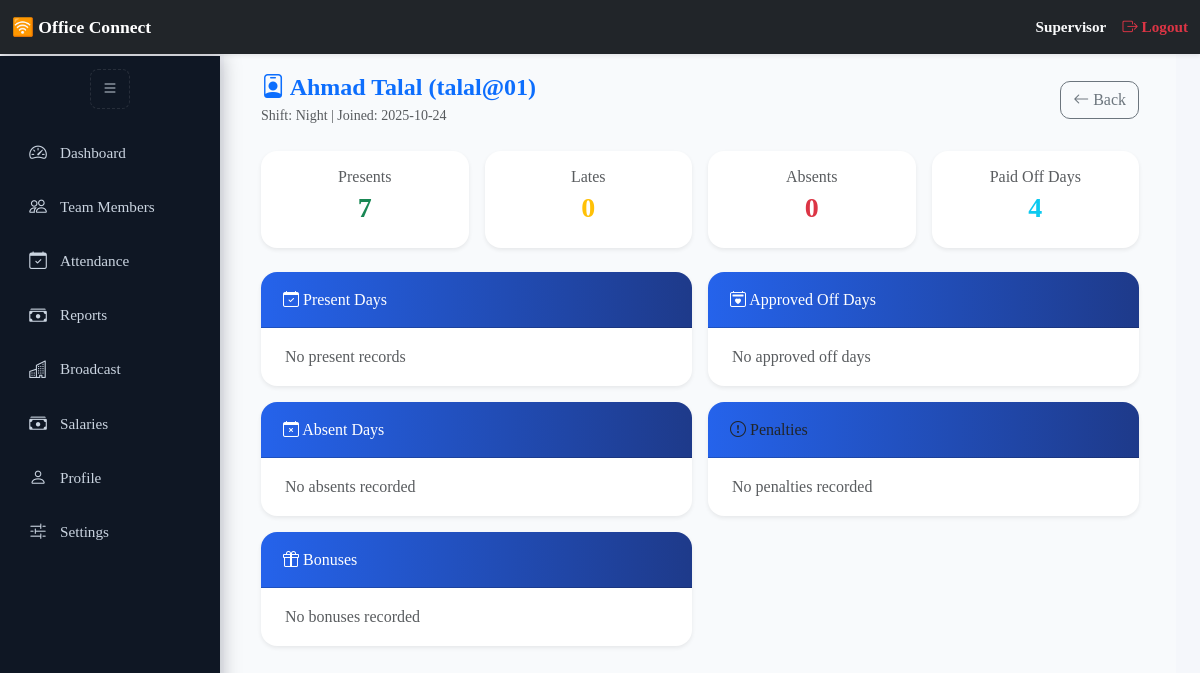
The app's page /supervisor/user/2 (signed in) with its own data.
### app/models.py (models this page shows, shortened)
class User(db.Model, UserMixin):
    __tablename__ = 'users'
    id = db.Column(db.Integer, primary_key=True)
    first_name = db.Column(db.String(50), nullable=True)
    last_name = db.Column(db.String(50), nullable=True)
    username = db.Column(db.String(64), unique=True, nullable=False)
    email = db.Column(db.String(120), unique=True)
    password_hash = db.Column(db.String(128), nullable=False)
    shift = db.Column(db.String(20), nullable=True)
    role = db.Column(db.String(20), nullable=False, default='agent')
    cnic = db.Column(db.String(20), nullable=True)
    company_id = db.Column(db.Integer, db.ForeignKey('companies.id'))
    company = db.relationship('Company', back_populates='users')
    salary = db.Column(db.Float, nullable=True, default=0.0)
    is_active_db = db.Column(db.Boolean, default=True)
    created_at = db.Column(db.DateTime, default=datetime.utcnow)
    travel_allowance_eligible = db.Column(db.Boolean, default=False)
    travel_allowance_amount = db.Column(db.Integer, nullable=True)
    father_name = db.Column(db.String(100), nullable=True)
    current_address = db.Column(db.String(255), nullable=True)
    permanent_address = db.Column(db.String(255), nullable=True)
    contact_number = db.Column(db.String(20), nullable=True)
    emergency_contact = db.Column(db.String(20), nullable=True)
    whatsapp_number = db.Column(db.String(20), nullable=True)
    blood_group = db.Column(db.String(10), nullable=True)
    resume_path = db.Column(db.String(255), nullable=True)  # Path to uploaded CV
    profile_picture = db.Column(db.String(255), nullable=True)
    cnic_front = db.Column(db.String(255), nullable=True)
    cnic_back = db.Column(db.String(255), nullable=True)
    guardian_cnic_front = db.Column(db.String(255), nullable=True)
    guardian_cnic_back = db.Column(db.String(255), nullable=True)
    profile_locked = db.Column(db.Boolean, default=False)
    penalties = db.relationship('Penalty', backref='user', foreign_keys='Penalty.user_id', lazy=True)
    marked_penalties = db.relationship('Penalty', backref='marker', foreign_keys='Penalty.marked_by', lazy=True)
    clearances = db.relationship('Clearance', backref='user', foreign_keys='Clearance.user_id', lazy=True)
    marked_clearances = db.relationship('Clearance', backref='marker', foreign_keys='Clearance.marked_by', lazy=True)
    @property
    def is_active(self):
        if self.username.lower() == "admin":
            return True
        return self.is_active_db
    def user_full_name(self):
        return f"{self.first_name or ''} {self.last_name or ''}".strip()

### app/routes/supervisor_routes.py (the view)
@supervisor_bp.route('/user/<int:user_id>')
@login_required
def user_details(user_id):
    if current_user.role != 'supervisor':
        abort(403)
    from datetime import datetime
    import calendar
    user = User.query.filter_by(
        id=user_id,
        company_id=current_user.company_id,
        shift=current_user.shift
    ).first_or_404()
    month_str = request.args.get("month")
    if month_str:
        try:
            selected_month = datetime.strptime(month_str, "%Y-%m")
        except ValueError:
            selected_month = datetime.now()
    else:
        selected_month = datetime.now()
    year = selected_month.year
    month = selected_month.month
    total_days = calendar.monthrange(year, month)[1]
    start_date = datetime(year, month, 1)
    end_date = datetime(year, month, total_days)
    records = Attendance.query.filter(
        Attendance.user_id == user.id,
        Attendance.date.between(start_date, end_date)
    ).all()
    presents = sum(1 for r in records if r.status.lower() == 'present')
    absents = sum(1 for r in records if r.status.lower() == 'absent')
    lates = sum(1 for r in records if r.is_late)
    late_penalty = lates * 400
    paid_offs = 4
    penalties = (
        Penalty.query.filter(
            Penalty.user_id == user.id,
            Penalty.created_at.between(start_date, end_date)
        ).all()
    )
    total_penalties = sum(p.amount for p in penalties)
    total_bonuses = sum(i.increment_amount for i in user.increments if i.increment_amount > 0)
    travel_allowance = 5000 if user.travel_allowance_eligible else 0
    per_day_salary = (user.salary or 0) / total_days
    salary_for_presents = per_day_salary * presents
    salary_for_offs = per_day_salary * paid_offs
    net_salary = (
        salary_for_presents
        - late_penalty
        - total_penalties
        + salary_for_offs
        + total_bonuses
        + travel_allowance
    )
    absent_dates = [r.date for r in records if r.status.lower() == 'absent']
    off_dates = []  # Future enhancement
    filled_fields = sum(
        1 for f in [
            user.first_name, user.last_name, user.father_name, user.contact_number,
            user.current_address, user.permanent_address, user.whatsapp_number,
            user.blood_group, user.profile_picture, user.cnic_front, user.cnic_back
        ] if f
    )
    total_fields = 10
    profile_completion = int((filled_fields / total_fields) * 100)
    return render_template(
        'supervisor/user_details.html',
        user=user,
        presents=presents,
        lates=lates,
        absents=absents,
        late_penalty=late_penalty,
        penalties=total_penalties,
        bonuses=total_bonuses,
        travel_allowance=travel_allowance,
        net_salary=net_salary,
        per_day_salary=per_day_salary,
        salary_for_presents=salary_for_presents,
        salary_for_offs=salary_for_offs,
        total_days=total_days,
        absent_dates=absent_dates,
        off_dates=off_dates,
        penalties_list=penalties,
        month_name=selected_month.strftime("%B %Y"),
        month_value=selected_month.strftime("%Y-%m"),
        profile_completion=profile_completion
    )

### app/routes/auth_routes.py (called while the page is built)
@login_manager.user_loader
def load_user(user_id):
    return User.query.get(int(user_id))

### app/templates/supervisor/user_details.html (shortened to what this page needs)
{% extends "dashboard_base.html" %}
{% block dashboard_content %}
<div class="container-fluid py-3">
    <div class="d-flex justify-content-between align-items-center mb-4">
        <div>
            <h4 class="fw-bold text-primary mb-0">
                <i class="bi bi-person-badge"></i> {{ user.user_full_name() }} ({{ user.username }})
            </h4>
            <small class="text-muted">Shift: {{ user.shift | capitalize }} | Joined: {{ user.created_at.strftime('%Y-%m-%d') }}</small>
        </div>
        <a href="{{ url_for('supervisor.team_members') }}" class="btn btn-outline-secondary">
            <i class="bi bi-arrow-left"></i> Back
        </a>
    </div>
    <div class="row g-3 mb-4">
        <div class="col-6 col-md-3">
            <div class="card text-center border-success shadow-sm">
                <div class="card-body">
                    <h6 class="text-muted mb-1">Presents</h6>
                    <h3 class="text-success fw-bold">{{ presents }}</h3>
                </div>
            </div>
        </div>
        <div class="col-6 col-md-3">
            <div class="card text-center border-warning shadow-sm">
                <div class="card-body">
                <h6 class="text-muted mb-1">Lates</h6>
                <h3 class="text-warning fw-bold">{{ lates }}</h3>
                </div>
            </div>
        </div>
        <div class="col-6 col-md-3">
            <div class="card text-center border-danger shadow-sm">
                <div class="card-body">
                    <h6 class="text-muted mb-1">Absents</h6>
                    <h3 class="text-danger fw-bold">{{ absents }}</h3>
                </div>
            </div>
        </div>
        <div class="col-6 col-md-3">
            <div class="card text-center border-info shadow-sm">
                <div class="card-body">
                    <h6 class="text-muted mb-1">Paid Off Days</h6>
                    <h3 class="text-info fw-bold">{{ off_days or 4 }}</h3>
                </div>
            </div>
        </div>
    </div>
    <div class="row g-3">
        <div class="col-md-6">
            <div class="card shadow-sm">
                <div class="card-header bg-success text-white">
                    <h6 class="mb-0"><i class="bi bi-calendar-check"></i> Present Days</h6>
                </div>
                <div class="card-body p-2">
                    <ul class="list-group list-group-flush">
                        {% for record in attendance_records if record.status == 'Present' %}
                            <li class="list-group-item">{{ record.date.strftime('%Y-%m-%d') }}</li>
                        {% else %}
                            <li class="list-group-item text-muted">No present records</li>
                        {% endfor %}
                    </ul>
                </div>
            </div>
        </div>
        <div class="col-md-6">
            <div class="card shadow-sm">
                <div class="card-header bg-secondary text-white">
                    <h6 class="mb-0"><i class="bi bi-calendar2-heart"></i> Approved Off Days</h6>
                </div>
                <div class="card-body p-2">
                    <ul class="list-group list-group-flush">
                        {% for d in off_dates %}
                            <li class="list-group-item bg-light text-muted">{{ d.strftime('%Y-%m-%d') }}</li>
                        {% else %}
                            <li class="list-group-item text-muted">No approved off days</li>
                        {% endfor %}
                    </ul>
                </div>
            </div>
        </div>
        <div class="col-md-6">
            <div class="card shadow-sm">
                <div class="card-header bg-danger text-white">
                    <h6 class="mb-0"><i class="bi bi-calendar-x"></i> Absent Days</h6>
                </div>
                <div class="card-body p-2">
                    <ul class="list-group list-group-flush">
                        {% for d in absent_dates %}
                            <li class="list-group-item">{{ d.strftime('%Y-%m-%d') }}</li>
                        {% else %}
                            <li class="list-group-item text-muted">No absents recorded</li>
                        {% endfor %}
                    </ul>
                </div>
            </div>
        </div>
        <div class="col-md-6">
            <div class="card shadow-sm">
                <div class="card-header bg-warning text-dark">
                    <h6 class="mb-0"><i class="bi bi-exclamation-circle"></i> Penalties</h6>
                </div>
                <div class="card-body p-2">
                    <ul class="list-group list-group-flush">
                        {% for i in user.increments if i.increment_amount < 0 %}
                            <li class="list-group-item d-flex justify-content-between">
                                <span>{{ i.reason or 'Penalty' }}</span>
                                <span class="text-danger">PKR {{ "{:,.2f}".format(i.increment_amount | abs) }}</span>
                            </li>
                        {% else %}
                            <li class="list-group-item text-muted">No penalties recorded</li>
                        {% endfor %}
                    </ul>
                </div>
            </div>
        </div>
        <div class="col-md-6">
            <div class="card shadow-sm">
                <div class="card-header bg-info text-white">
                    <h6 class="mb-0"><i class="bi bi-gift"></i> Bonuses</h6>
                </div>
                <div class="card-body p-2">
                    <ul class="list-group list-group-flush">
                        {% for i in user.increments if i.increment_amount > 0 %}
                            <li class="list-group-item d-flex justify-content-between">
                                <span>{{ i.reason or 'Bonus' }}</span>
                                <span class="text-success">PKR {{ "{:,.2f}".format(i.increment_amount) }}</span>
                            </li>
                        {% else %}
                            <li class="list-group-item text-muted">No bonuses recorded</li>
                        {% endfor %}
                    </ul>
                </div>
            </div>
        </div>
    </div>
</div>
{% endblock %}

### app/templates/partials/navbar.html (shortened to what this page needs)
<nav class="navbar navbar-dark bg-dark fixed-top shadow-sm py-2">
  <div class="container-fluid d-flex justify-content-between align-items-center">
    <div class="d-flex align-items-center">
      <a class="navbar-brand fw-semibold" href="/">🛜 Office Connect</a>
    </div>
    <div class="d-flex align-items-center flex-wrap text-end">
      <span class="text-light me-3 fw-semibold">{{ current_user.role|capitalize }}</span>
      <a class="nav-link text-danger fw-semibold d-flex align-items-center" href="{{ url_for('auth.logout') }}">
        <i class="bi bi-box-arrow-right"></i> Logout
      </a>
    </div>
  </div>
</nav>

### app/templates/base.html (style rules this page uses)
html, body { width: 100%; height: 100%; margin: 0; padding: 0; overflow-x: hidden; background-color: #f5f7fb; font-family: 'Times New Roman', Times, serif !important; color: #1f2937; line-height: 1.6; scroll-behavior: smooth; }
:root { --primary: #2563eb; --primary-dark: #1e3a8a; --accent: #16a34a; --card-bg: #ffffff; --muted: #64748b; --shadow-sm: 0 4px 10px rgba(0, 0, 0, 0.05); --shadow-md: 0 8px 20px rgba(0, 0, 0, 0.1); --bubble-hover: 0 8px 20px rgba(37, 99, 235, 0.12); }
.card { border: none; border-radius: 16px; background: var(--card-bg); box-shadow: var(--shadow-sm); transition: transform 0.3s ease, box-shadow 0.3s ease; overflow: hidden; max-width: 100%; }
.card-header { background: linear-gradient(90deg, var(--primary), var(--primary-dark)); color: #fff; border-radius: 16px 16px 0 0; padding: 18px 22px; font-weight: 600; display: flex; align-items: center; justify-content: space-between; gap: 10px; flex-wrap: wrap; width: 100%; }
.btn { border-radius: 10px; font-family: 'Times New Roman', Times, serif; transition: all 0.25s ease; white-space: nowrap; }
body { padding-top: 56px; }

### app/templates/partials/navbar.html (style rules this page uses)
.navbar { font-family: 'Times New Roman', Times, serif; transition: all 0.3s ease; z-index: 1050; }
.navbar .navbar-brand { font-size: 1.1rem; white-space: nowrap; }
.navbar .text-light, .navbar .nav-link { font-size: 0.95rem; white-space: nowrap; }
.navbar .nav-link i { margin-right: 4px; }
body { padding-top: 8px; }
.navbar { z-index: 3000 !important; }

### app/templates/dashboard_base.html (style rules this page uses)
:root { --sidebar-bg: #0f1724; --sidebar-hover: #14243a; --accent: #2563eb; --muted: #cbd5e1; --header-h: 56px; --content-bg: #f8fafc; }
body { font-family: 'Times New Roman', Times, serif !important; margin: 0; overflow-x: hidden; }

### records on screen
User: role "Supervisor", user_full_name "Ahmad Talal", username "talal@01", shift "Night", created_at "2025-10-24"

### other values on screen
{{ presents }} "7"
{{ lates }} "0"
{{ absents }} "0"
{{ off_days or 4 }} "4"
